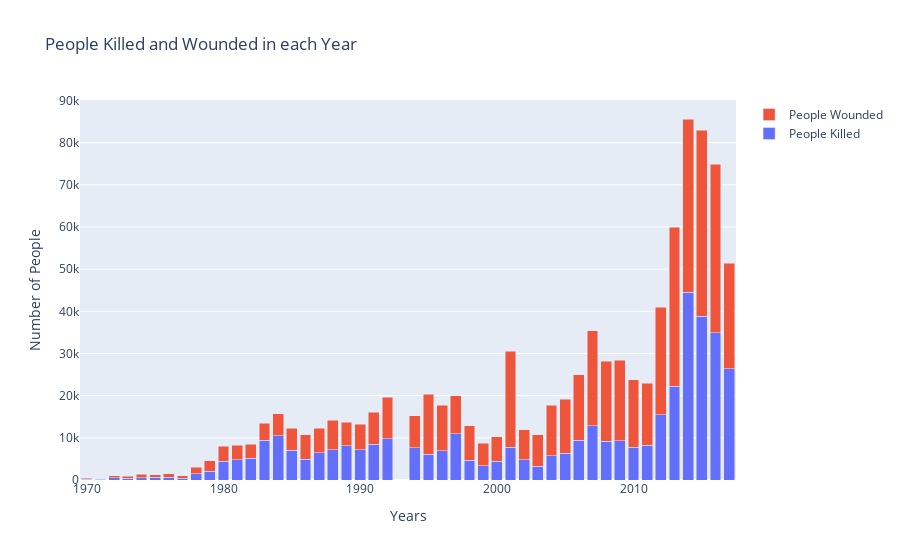

The notebook cell this image was saved under:
### Markdown cell above
### From the chart we could say that, in 2014 more number of Attacks have taken place

### Code cell
# Calculate the number of people killed and wounded per year
Year_wounded = df[["Year", "Wounded"]].groupby("Year").sum()
Year_killed = df[["Year", "Killed"]].groupby("Year").sum()

# Create the subplot 
fig = go.Figure()

# "People Killed" bar chart subplot
fig.add_trace(go.Bar(x=Year_killed.index, y=Year_killed['Killed'], name='People Killed'))

# Add "People Wounded" bar chart subplot
fig.add_trace(go.Bar(x=Year_wounded.index, y=Year_wounded['Wounded'], name='People Wounded'))

fig.update_layout(title='People Killed and Wounded in each Year',
                  xaxis_title='Years', yaxis_title='Number of People',
                  barmode='stack')  # Stacked bar chart


fig.show()

### Figure 1 — Plotly figure (JSON) as saved in the notebook; plotly's stock layout.template omitted (floating-point values rounded to 4 significant figures)
{"data": [{"name": "People Killed", "type": "bar", "x": [1970, 1971, 1972, 1973, 1974, 1975, 1976, 1977, 1978, 1979, 1980, 1981, 1982, 1983, 1984, 1985, 1986, 1987, 1988, 1989, 1990, 1991, 1992, 1994, 1995, 1996, 1997, 1998, 1999, 2000, 2001, 2002, 2003, 2004, 2005, 2006, 2007, 2008, 2009, 2010, 2011, 2012, 2013, 2014, 2015, 2016, 2017], "y": [174, 173, 566, 370, 539, 617, 674, 456, 1459, 2100, 4400, 4851, 5136, 9444, 10450, 7094, 4976, 6482, 7208, 8152, 7148, 8429, 9742, 7690, 6103, 6966, 10924, 4688, 3393, 4403, 7729, 4805, 3317, 5743, 6331, 9380, 12824, 9157, 9273, 7827, 8246, 15497, 22273, 44490, 38853, 34871, 26445]}, {"name": "People Wounded", "type": "bar", "x": [1970, 1971, 1972, 1973, 1974, 1975, 1976, 1977, 1978, 1979, 1980, 1981, 1982, 1983, 1984, 1985, 1986, 1987, 1988, 1989, 1990, 1991, 1992, 1994, 1995, 1996, 1997, 1998, 1999, 2000, 2001, 2002, 2003, 2004, 2005, 2006, 2007, 2008, 2009, 2010, 2011, 2012, 2013, 2014, 2015, 2016, 2017], "y": [212, 82, 409, 495, 865, 617, 756, 518, 1600, 2506, 3645, 3337, 3342, 4047, 5291, 5130, 5814, 5775, 6960, 5539, 6128, 7591, 9915, 7569, 14292, 10795, 9072, 8183, 5341, 5869, 22774, 7162, 7384, 12022, 12784, 15550, 22524, 18998, 19138, 15947, 14659, 25445, 37688, 41128, 44043, 40001, 24927]}], "layout": {"barmode": "stack", "title": {"text": "People Killed and Wounded in each Year"}, "xaxis": {"title": {"text": "Years"}}, "yaxis": {"title": {"text": "Number of People"}}}}
